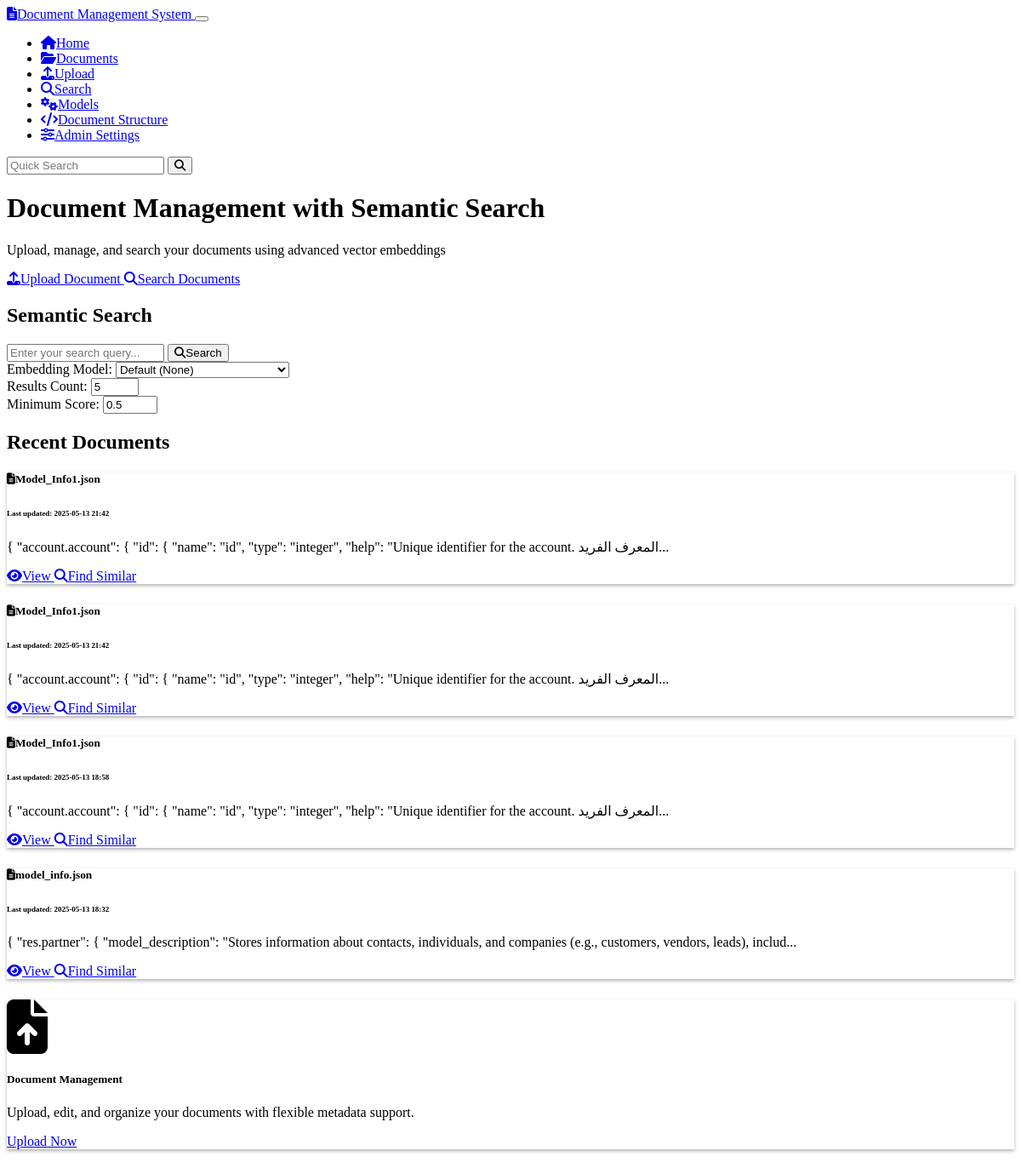
Before: / (upper part) with the older database file.
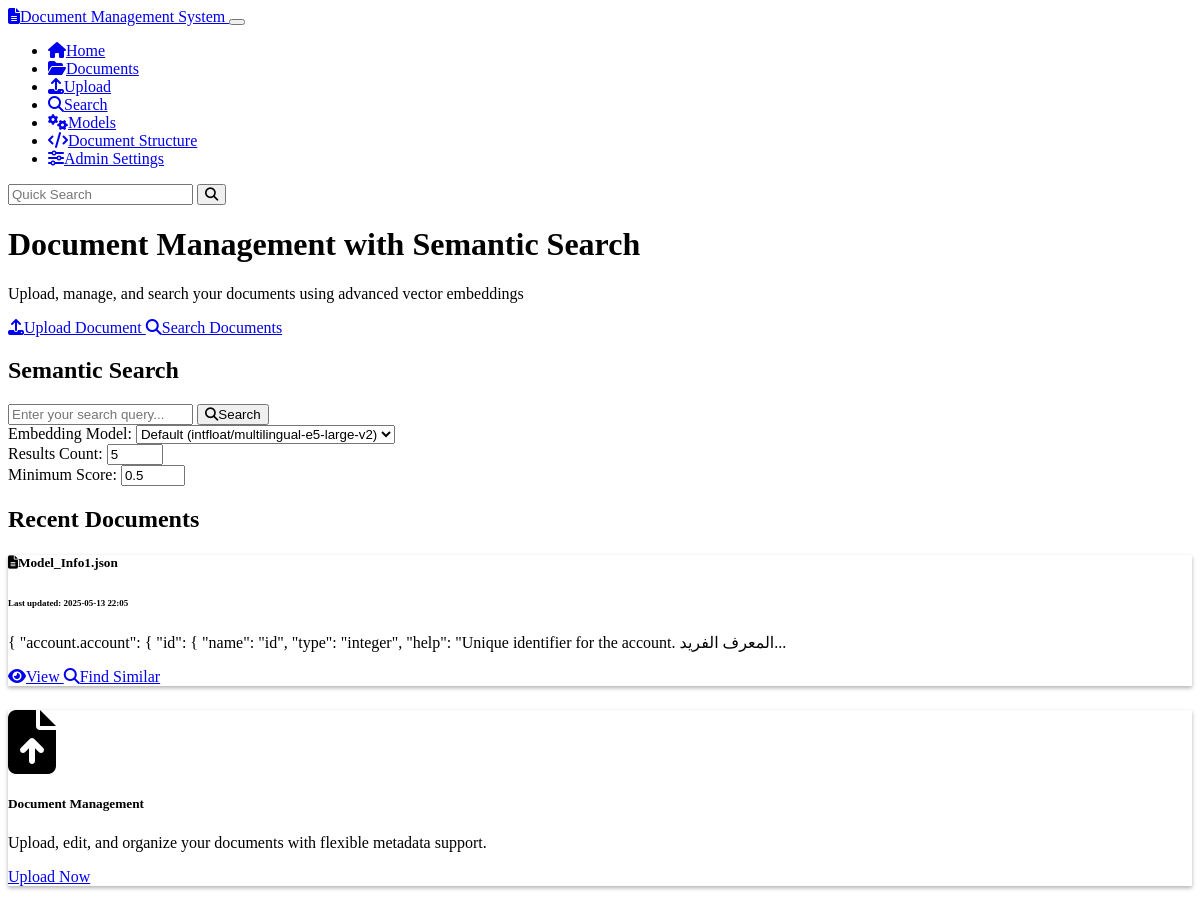
After: the same page with the newer database file.
### models.py (models this page shows, shortened)
class Document(db.Model):
    id = db.Column(db.String(36), primary_key=True, default=lambda: str(uuid.uuid4()))
    name = db.Column(db.String(255), nullable=False)
    content = db.Column(db.Text, nullable=False)
    mime_type = db.Column(db.String(100), nullable=False)
    created_at = db.Column(db.DateTime, default=datetime.datetime.utcnow)
    updated_at = db.Column(db.DateTime, default=datetime.datetime.utcnow, onupdate=datetime.datetime.utcnow)
    chunks = db.relationship('Chunk', backref='document', cascade='all, delete-orphan')
    doc_metadata = db.relationship('Metadata', backref='document', cascade='all, delete-orphan')

### routes.py (the view)
@app.route('/')
def index():
    ensure_default_model()
    em = get_embedding_manager()
    recent_documents = Document.query.order_by(Document.updated_at.desc()).limit(5).all()
    active_models = em.get_active_models()
    default_model = em.get_default_model()
    return render_template(
        'index.html',
        recent_documents=recent_documents,
        active_models=active_models,
        default_model=default_model
    )

### embedding_models.py (called while the page is built)
    def get_default_model(self) -> Optional[EmbeddingModel]:
        return EmbeddingModel.query.filter_by(is_default=True, is_active=True).first()

    def get_active_models(self) -> List[EmbeddingModel]:
        return EmbeddingModel.query.filter_by(is_active=True).all()

### routes.py (called while the page is built)
def get_embedding_manager():
    global embedding_manager
    if embedding_manager is None:
        embedding_manager = EmbeddingModelManager()
    return embedding_manager

def ensure_default_model():
    with app.app_context():
        if not EmbeddingModel.query.first():
            manager = get_embedding_manager()
            manager.add_model(
                name="Simple Vector Embedding",
                model_type="simple-embedder",
                model_path="default",
                dimension=384,
                is_active=True,
                is_default=True
            )

### templates/index.html (shortened to what this page needs)
{% extends 'base.html' %}
{% block content %}
<div class="row">
    <div class="col-md-8 mx-auto text-center mb-5">
        <h1 class="display-5 fw-bold mb-4">Document Management with Semantic Search</h1>
        <p class="lead mb-4">Upload, manage, and search your documents using advanced vector embeddings</p>
        <div class="d-grid gap-2 d-sm-flex justify-content-center">
            <a href="{{ url_for('upload') }}" class="btn btn-primary btn-lg px-4 gap-3">
                <i class="fas fa-upload me-2"></i>Upload Document
            </a>
            <a href="{{ url_for('search_page') }}" class="btn btn-outline-secondary btn-lg px-4">
                <i class="fas fa-search me-2"></i>Search Documents
            </a>
        </div>
    </div>
</div>
<div class="row mb-5">
    <div class="col-md-10 mx-auto">
        <div class="p-5 bg-dark rounded-3 shadow">
            <h2 class="text-center mb-4">Semantic Search</h2>
            <form action="{{ url_for('search_page') }}" method="get">
                <div class="input-group mb-3">
                    <input type="text" class="form-control form-control-lg" name="query"
                           placeholder="Enter your search query..." aria-label="Search query">
                    <button class="btn btn-info" type="submit">
                        <i class="fas fa-search me-2"></i>Search
                    </button>
                </div>
                <div class="row g-3 align-items-center">
                    <div class="col-md-4">
                        <label for="model-select" class="form-label">Embedding Model:</label>
                        <select class="form-select" id="model-select" name="model_id">
                            <option value="">Default ({{ default_model.name if default_model else 'None' }})</option>
                        </select>
                    </div>
                    <div class="col-md-4">
                        <label for="top-k" class="form-label">Results Count:</label>
                        <input type="number" class="form-control" id="top-k" name="top_k" value="5" min="1" max="20">
                    </div>
                    <div class="col-md-4">
                        <label for="min-score" class="form-label">Minimum Score:</label>
                        <input type="number" class="form-control" id="min-score" name="min_score" value="0.5" min="0" max="1" step="0.1">
                    </div>
                </div>
            </form>
        </div>
    </div>
</div>
<div class="row mb-4">
    <div class="col-12">
        <h2 class="border-bottom pb-2">Recent Documents</h2>
    </div>
</div>
<div class="row">
    {% if recent_documents %}
        {% for document in recent_documents %}
            <div class="col-md-6 mb-4">
                <div class="card h-100">
                    <div class="card-body">
                        <h5 class="card-title">
                            <i class="fas fa-file-alt me-2"></i>{{ document.name }}
                        </h5>
                        <h6 class="card-subtitle mb-2 text-muted">
                            <small>Last updated: {{ document.updated_at.strftime('%Y-%m-%d %H:%M') }}</small>
                        </h6>
                        <p class="card-text">
                            {{ (document.content[:150] + '...') if document.content|length > 150 else document.content }}
                        </p>
                    </div>
                    <div class="card-footer bg-transparent">
                        <a href="{{ url_for('document_view', document_id=document.id) }}" class="btn btn-sm btn-outline-info">
                            <i class="fas fa-eye me-1"></i>View
                        </a>
                        <a href="{{ url_for('search_page') }}?query={{ document.name }}" class="btn btn-sm btn-outline-secondary">
                            <i class="fas fa-search me-1"></i>Find Similar
                        </a>
                    </div>
                </div>
            </div>
        {% endfor %}
    {% else %}
        <div class="col-12">
            <div class="alert alert-info">
                <i class="fas fa-info-circle me-2"></i>No documents yet. <a href="{{ url_for('upload') }}">Upload your first document</a>!
            </div>
        </div>
    {% endif %}
</div>
<div class="row mt-5">
    <div class="col-md-4 mb-4">
        <div class="card h-100 text-center">
            <div class="card-body">
                <div class="py-3">
                    <i class="fas fa-file-upload fa-4x text-primary mb-3"></i>
                    <h5 class="card-title">Document Management</h5>
                    <p class="card-text">Upload, edit, and organize your documents with flexible metadata support.</p>
                </div>
            </div>
            <div class="card-footer bg-transparent">
                <a href="{{ url_for('upload') }}" class="btn btn-sm btn-outline-primary">Upload Now</a>
            </div>
        </div>
    </div>
</div>
{% endblock %}

### templates/base.html (shortened to what this page needs)
<!DOCTYPE html>
<html lang="en" data-bs-theme="dark">
<head>
    <link rel="stylesheet" href="https://cdn.replit.com/agent/bootstrap-agent-dark-theme.min.css">
    <link rel="stylesheet" href="https://cdnjs.cloudflare.com/ajax/libs/font-awesome/6.4.0/css/all.min.css">
    <link rel="stylesheet" href="{{ url_for('static', filename='css/custom.css') }}">
</head>
<body>
    <nav class="navbar navbar-expand-lg navbar-dark bg-dark">
        <div class="container">
            <a class="navbar-brand" href="{{ url_for('index') }}">
                <i class="fas fa-file-alt me-2"></i>Document Management System
            </a>
            <button class="navbar-toggler" type="button" data-bs-toggle="collapse" data-bs-target="#navbarNav"
                    aria-controls="navbarNav" aria-expanded="false" aria-label="Toggle navigation">
            </button>
            <div class="collapse navbar-collapse" id="navbarNav">
                <ul class="navbar-nav me-auto">
                    <li class="nav-item">
                        <a class="nav-link" href="{{ url_for('index') }}">
                            <i class="fas fa-home me-1"></i>Home
                        </a>
                    </li>
                    <li class="nav-item">
                        <a class="nav-link" href="{{ url_for('document_list') }}">
                            <i class="fas fa-folder-open me-1"></i>Documents
                        </a>
                    </li>
                    <li class="nav-item">
                        <a class="nav-link" href="{{ url_for('upload') }}">
                            <i class="fas fa-upload me-1"></i>Upload
                        </a>
                    </li>
                    <li class="nav-item">
                        <a class="nav-link" href="{{ url_for('search_page') }}">
                            <i class="fas fa-search me-1"></i>Search
                        </a>
                    </li>
                    <li class="nav-item">
                        <a class="nav-link" href="{{ url_for('model_management') }}">
                            <i class="fas fa-cogs me-1"></i>Models
                        </a>
                    </li>
                    <li class="nav-item">
                        <a class="nav-link" href="{{ url_for('document_schema_page') }}">
                            <i class="fas fa-code me-1"></i>Document Structure
                        </a>
                    </li>
                    <li class="nav-item">
                        <a class="nav-link" href="{{ url_for('admin_settings_page') }}">
                            <i class="fas fa-sliders-h me-1"></i>Admin Settings
                        </a>
                    </li>
                </ul>
                <form class="d-flex" action="{{ url_for('search_page') }}" method="get">
                    <input class="form-control me-2" type="search" name="query" placeholder="Quick Search" aria-label="Search">
                    <button class="btn btn-outline-info" type="submit">
                        <i class="fas fa-search"></i>
                    </button>
                </form>
            </div>
        </div>
    </nav>
    <div class="container py-4">
        {% block content %}{% endblock %}
    </div>
</body>
</html>

### static/css/custom.css (style rules this page uses)
body { min-height: 100vh; display: flex; flex-direction: column; }
.card { box-shadow: 0 0.125rem 0.25rem rgba(0, 0, 0, 0.3); margin-bottom: 1.5rem; }
.btn { font-weight: 500; }
.btn-primary { background-color: var(--bs-primary); border-color: var(--bs-primary); }
.btn-info { color: var(--bs-dark); }
.card .fa-4x { transition: transform 0.3s ease-in-out; }

Changed rows visible on the page:
removed Document: name "Model_Info1.json", updated_at "2025-05-13 21:42", content "{ \"account.account\": { \"id\": { \"name\": \"id\", \"type\": \"integer\", \"help\": \"Unique identifier for the account. المعرف الفريد..."
removed Document: name "Model_Info1.json", updated_at "2025-05-13 21:42", content "{ \"account.account\": { \"id\": { \"name\": \"id\", \"type\": \"integer\", \"help\": \"Unique identifier for the account. المعرف الفريد..."
removed Document: name "Model_Info1.json", updated_at "2025-05-13 18:58", content "{ \"account.account\": { \"id\": { \"name\": \"id\", \"type\": \"integer\", \"help\": \"Unique identifier for the account. المعرف الفريد..."
removed Document: name "model_info.json", updated_at "2025-05-13 18:32", content "{ \"res.partner\": { \"model_description\": \"Stores information about contacts, individuals, and companies (e.g., customers, vendors, leads), includ..."
added Document: name "Model_Info1.json", updated_at "2025-05-13 22:05", content "{ \"account.account\": { \"id\": { \"name\": \"id\", \"type\": \"integer\", \"help\": \"Unique identifier for the account. المعرف الفريد..."
Other visible differences:
form field model_id: "Default (None)" → "Default (intfloat/multilingual-e5-large-v2)"
